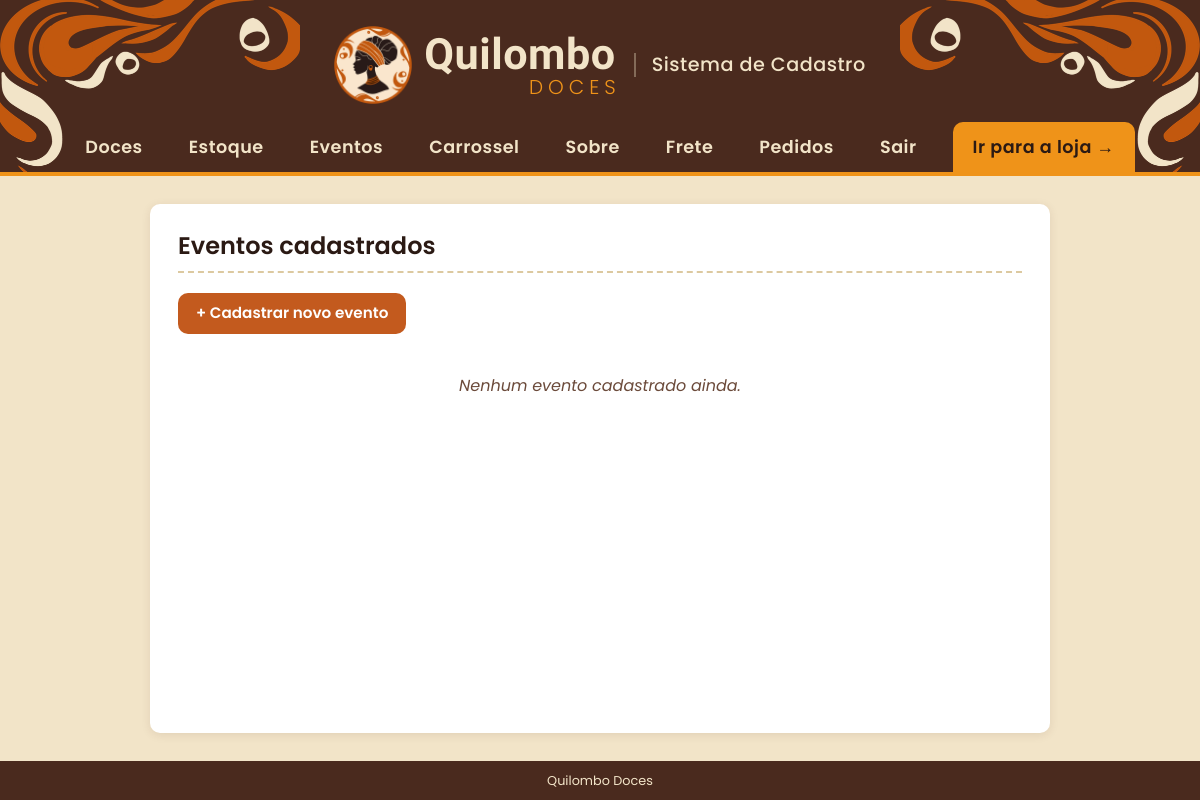
/eventos (signed in), run on an earlier commit of the app's database.
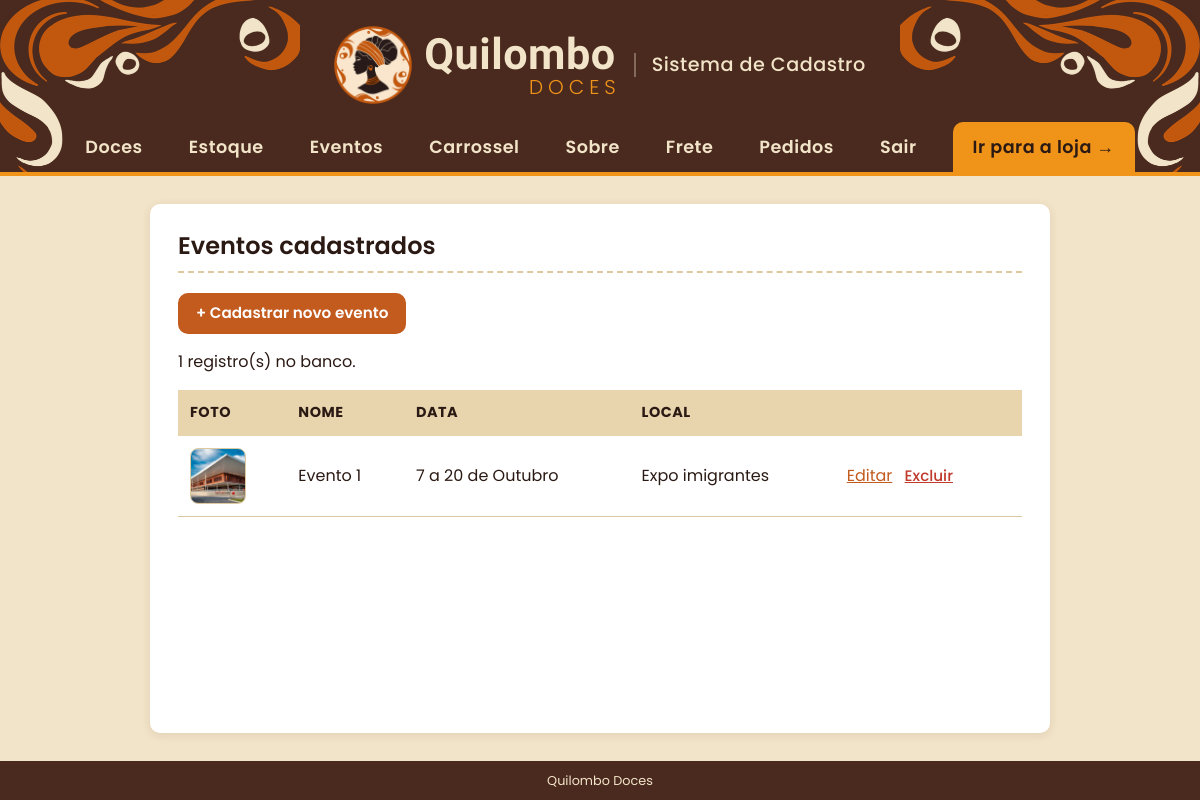
And on a later commit of the database.
### tables this page shows
CREATE TABLE eventos (
                id     INTEGER PRIMARY KEY AUTOINCREMENT,
                nome   TEXT    NOT NULL,
                descricao TEXT 
            , imagem TEXT, local TEXT, data_inicio TEXT, data_fim TEXT, horario TEXT, taxa TEXT);

### app.py (the view)
@app.route("/eventos")
def eventos():
    conn = conectar_banco()
    eventos = conn.execute(
        'SELECT * FROM eventos ORDER BY data_inicio IS NULL, data_inicio, nome').fetchall()
    conn.close()
    return render_template("eventos.html", eventos=eventos,
                           msg=request.args.get("msg", ""))

### app.py (called while the page is built)
@app.context_processor
def dados_globais():
    return {
        "qtd_carrinho": sum(session.get("carrinho", {}).values()),
        "whatsapp": WHATSAPP,
        "pedidos_pendentes": contar_pedidos_pendentes(),
        "cliente": cliente_atual(),      # cliente logado na loja (ou None)
    }

def contar_pedidos_pendentes():
    conn = conectar_banco()
    qtd = conn.execute(
        "SELECT COUNT(*) FROM pedidos WHERE status = 'informado'").fetchone()[0]
    conn.close()
    return qtd

@app.before_request
def proteger_admin():
    endpoint = request.endpoint or ""
    if (not endpoint                            # pagina que nao existe: mostra o erro 404
            or endpoint.startswith("loja")
            or endpoint.startswith("contas.")
            or endpoint in PAGINAS_PUBLICAS
            or session.get("admin_id")
            or conta_e_admin()):                  # conta de admin logada na loja: entra direto
        return None
    if endpoint == "listar":
        return redirect(url_for("loja"))
    proximo = request.path if request.method == "GET" else ""
    return redirect(url_for("admin_entrar", proximo=proximo))

### templates/eventos.html (shortened to what this page needs)
{% extends "base.html" %}
{% block conteudo %}
  <h2>Eventos cadastrados</h2>
  <p><a class="botao" href="{{ url_for('novo_evento') }}">+ Cadastrar novo evento</a></p>
  {% if eventos %}
    <p>{{ eventos|length }} registro(s) no banco.</p>
    <table>
      <tr>
        <th>Foto</th>
        <th>Nome</th>
        <th>Data</th>
        <th>Local</th>
        <th></th>
      </tr>
      {% for p in eventos %}
        <tr>
          <td>
            {% if p['imagem'] %}
              <img class="miniatura" src="{{ url_for('static', filename='uploads/' ~ p['imagem']) }}" alt="">
            {% else %}
              <span class="miniatura sem-foto">{{ p['nome'][0]|upper }}</span>
            {% endif %}
          </td>
          <td>{{ p['nome'] }}</td>
          <td>
            {{ p|datas_evento or '—' }}
          </td>
          <td>{{ p['local'] or '—' }}</td>
          <td>
            <a href="{{ url_for('editar_evento', id_evento=p['id']) }}">Editar</a>
            <form method="post" action="{{ url_for('excluir_evento', id_evento=p['id']) }}"
                  onsubmit="return confirm('Excluir este evento?');">
              <button type="submit" class="link-perigo">Excluir</button>
            </form>
          </td>
        </tr>
      {% endfor %}
    </table>
  {% else %}
    <p class="vazio">Nenhum evento cadastrado ainda.</p>
  {% endif %}
{% endblock %}

What changed in the data, as far as the page shows it:
added eventos: imagem (picture), nome "Evento 1", p "7 a 20 de Outubro", local "Expo imigrantes"
Also different on the page:
{{ eventos|length }}: (not shown) → "1"
text no longer shown: "Nenhum evento cadastrado ainda."
text now shown: "registro(s) no banco. FOTO NOME DATA LOCAL"
